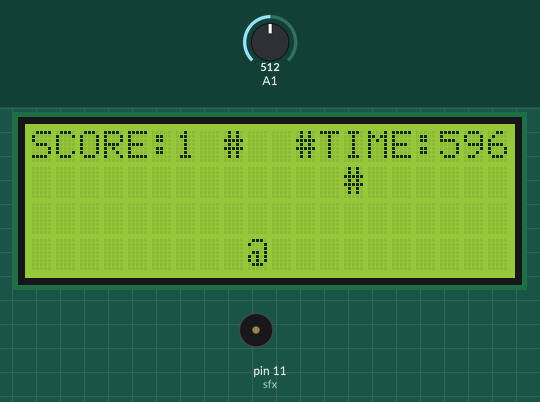
Bench run of a sketch on a simulated Arduino Uno, built with avr-gcc and run on an emulated ATmega328P. Parts: 20×4 character LCD, buzzer (waves = sounding). The test bench sets the inputs (shaded band); at power-on: A1 = 512. Random numbers use the default seed unless the sketch sets one.

Above: at 1.2 s.
1.3 s: A1 set to 4
4.3 s: A1 set to 1
At 5.03 s:
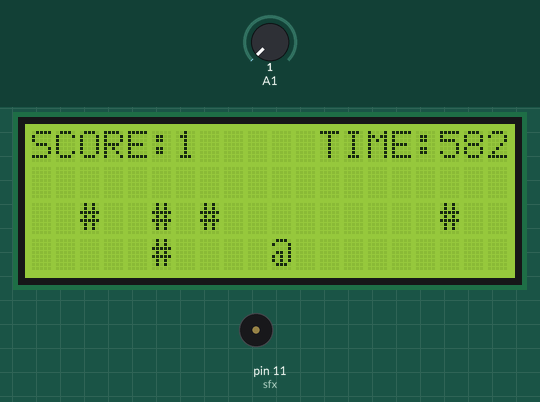
7.3 s: A1 set to 1007
At 8.13 s:
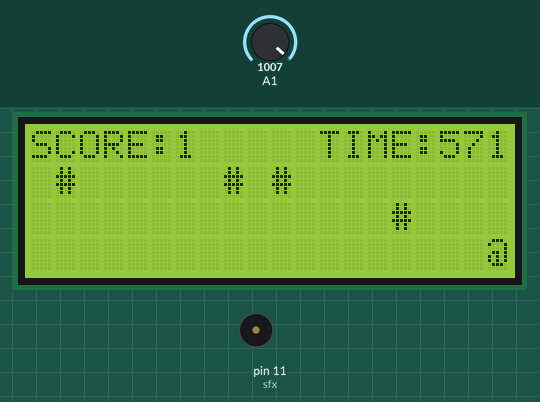
10.0 s: A1 set to 1020
At 10.94 s:
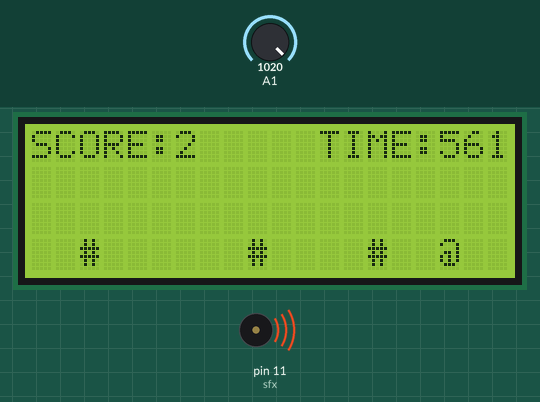
13.0 s: A1 set to 900
At 13.2 s:
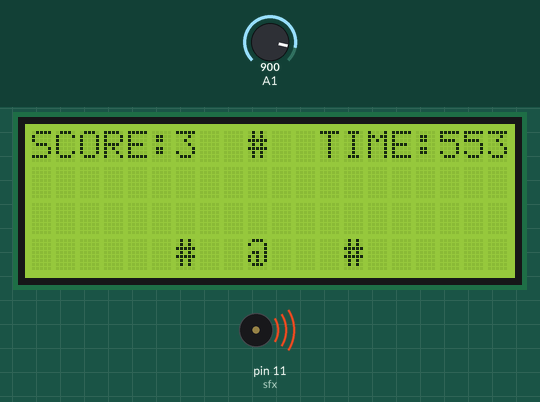
16.0 s: A1 set to 1023
At 16.58 s:
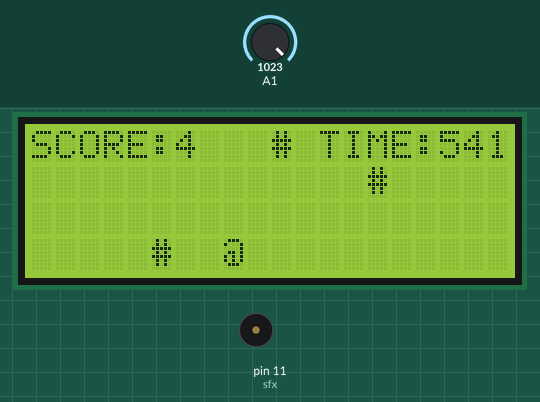
Timing chart, 0 to 19.0 s (numbered marks = the images above; inputs shaded):
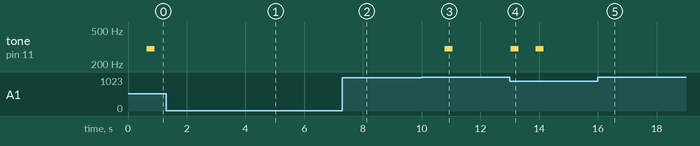

Measured:
- the behaviour switches between 3 and 2 on A1 (found by bisection; images 0 and 1)
- the behaviour switches between 1019 and 1020 on A1 (found by bisection; images 2 and 3)
- after the input at 10.0 s, tone on pin 11 (sfx): silent → 300 Hz after 0.78 s, → silent 0.27 s later

The sketch:

Game.ino
```cpp
/*
Buzzer -> 11 pin
Joystic -> VR_X - A0, VR_Y - A1
LCD -> I2C
*/

#include <LiquidCrystal_I2C.h>
#define X analogRead(A1)
#define Y analogRead(A0)
#define sfx 11

LiquidCrystal_I2C lcd(0x27, 20, 4);

int x = 9;
const int y = 3;
int score = 0;
int time = 600;
bool end = false;

int pr_x[5];
int pr_y[5];

void setup() {
  pinMode(sfx, OUTPUT);
  pinMode(A1, INPUT);
  pinMode(A0, INPUT);

  lcd.init();
  lcd.backlight();
  lcd.clear();

  for (int i = 0; i < 5; i++) {
    pr_y[i] = 0;
    pr_x[i] = random(0, 19);
  }
}

void loop() {
  noTone(sfx);
  lcd.clear();
  lcd.setCursor(x, y);
  lcd.print("@");

  time--;

  if (X <= 2 && x <= 19 && !end) {
    x++;
  } else if (X >= 1020 && x >= 0 && !end) {
    x--;
  }

  for (int i = 0; i < 5; i++) {
    pr_y[i]++;
    if (pr_y[i] == 4 && !end) {
      pr_x[i] = random(0, 19);
      pr_y[i] = 0;
    }
    if (pr_y[i] == y && pr_x[i] == x && !end) {
      score++;
      pr_y[i] = 0;
      pr_x[i] = random(0, 19);
      tone(sfx, 300);
    }
    lcd.setCursor(pr_x[i], pr_y[i]);
    lcd.print("#");

    if (time <= 0) {
      end = true;
    }
  }
  lcd.setCursor(0, 0);
  lcd.print("SCORE:");
  lcd.setCursor(6, 0);
  lcd.print(score);
  lcd.setCursor(12, 0);
  lcd.print("TIME:");
  lcd.setCursor(17, 0);
  lcd.print(time);
  if (end) {
    lcd.clear();
    lcd.setCursor(5, 1);
    lcd.print("GAME OVER!");
    lcd.setCursor(5, 2);
    lcd.print("SCORE:");
    lcd.setCursor(11, 2);
    lcd.print(score);
  }
  delay(250);
}
```
